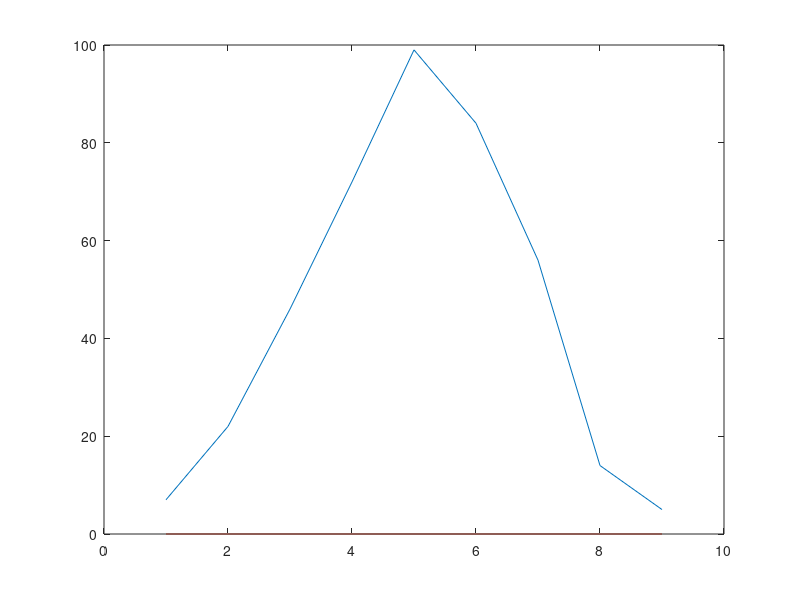

Write the MATLAB code that produced this figure.
a = [1 2 3 4 5];
b = [7 8 9 2 1];
x=length(a);
y=length(b);
z = zeros(x+y-1);
for i=1:x
    for j=1:y
        z(i+j-1)=z(i+j-1)+a(i).*b(j);
    end
end
display(z);
plot(z);